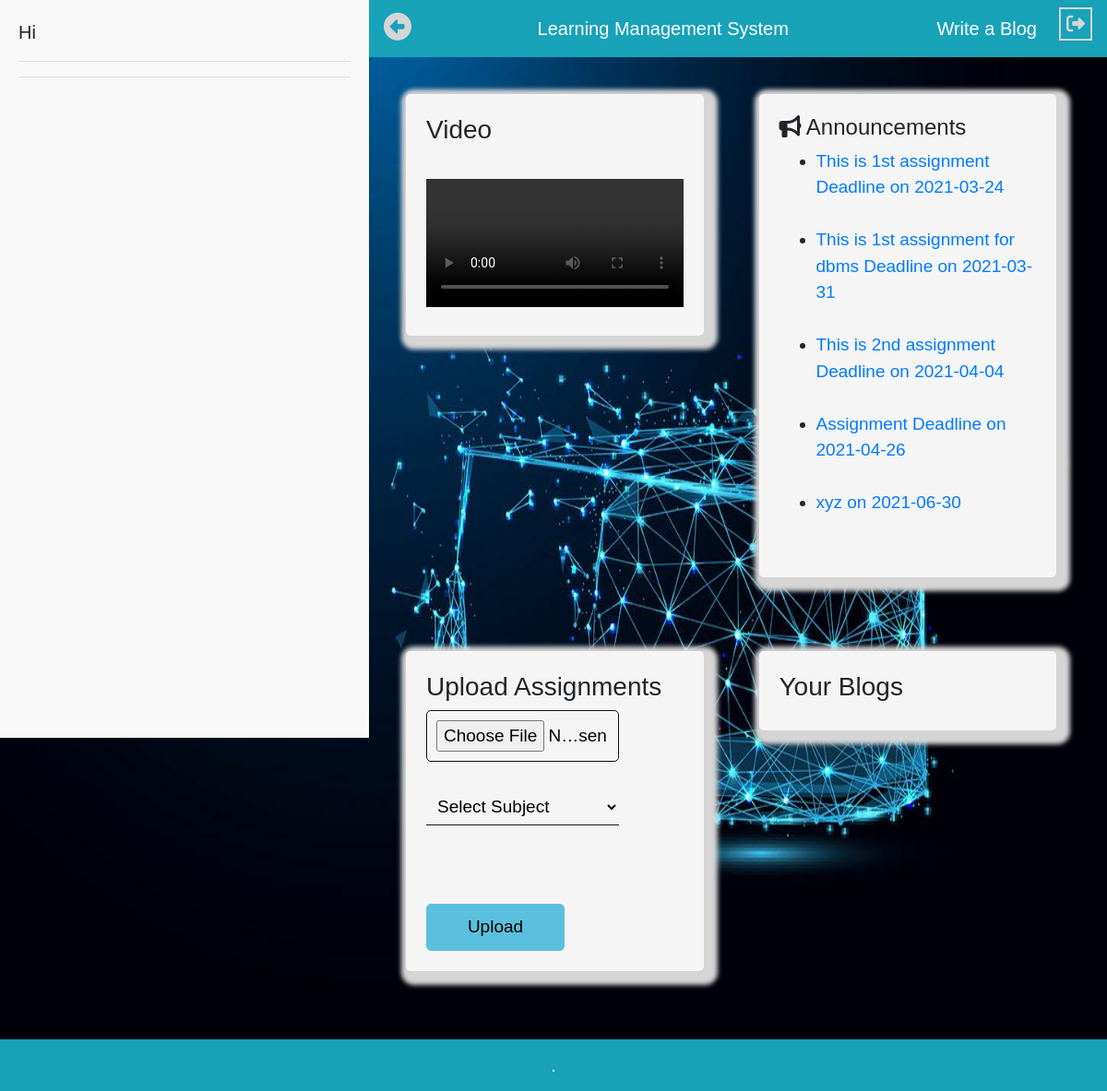
The page /Student/student.php on the database its author committed.
### tables this page shows
CREATE TABLE `assignment` (
  `Assignment_No` int(11) NOT NULL,
  `Description` varchar(500) NOT NULL,
  `Subject_Name` varchar(50) NOT NULL,
  `Unit` int(11) NOT NULL,
  `Teacher_ID` int(11) NOT NULL,
  `Assignment_Deadline` date NOT NULL,
  `Assignment_Given_On` date NOT NULL,
  `filename` varchar(100) NOT NULL
);

CREATE TABLE `seminar` (
  `seminar_id` int(11) NOT NULL,
  `title` varchar(500) NOT NULL,
  `notice` varchar(500) DEFAULT NULL,
  `seminar_date` date NOT NULL
);

### Announcement.php (the view, shortened to what this page needs)
<?php include 'links.php' ?>
  <?php include 'connection.php'; ?>
<?php
    $currenttime=date('Y-m-d');
    $query = "SELECT * FROM assignment WHERE Assignment_Deadline <= '".$currenttime."'";
    $query1 = "SELECT * FROM seminar WHERE seminar_date > '".$currenttime."'";
    $ass=mysqli_query($conn,$query);
    $sem=mysqli_query($conn,$query1);
    echo '<marquee height="150px" direction = "up" onmouseover="this.stop();" onmouseout="this.start();"><ul>';
    while($row=mysqli_fetch_assoc($ass)){
        echo '<li><a href="">'.$row['Description'].'     Deadline on '.$row['Assignment_Deadline'].'</a></li><br>';
    }
    while( $row1 =mysqli_fetch_assoc($sem)){
            echo '<li><a href="'.$row1['notice'].'">'.$row1['title'].'  on '.$row1['seminar_date'].'</a></li><br>';
    }
    echo '</ul></marquee>';
?>

### style.php (style rules this page uses)
body { align-items: center; background-color: #F6F6F6; background-image: url('background.png'); background-repeat: no-repeat; background-attachment: fixed; background-size: 100% 100%; font-family: 'Trebuchet MS', sans-serif; font-size: 20px; -webkit-user-select: none; -moz-user-select: none; -ms-user-select: none; user-select: none; }

### rows shown on the page
assignment: Description "This is 1st assignment", Assignment_Deadline "2021-03-24"
assignment: Description "This is 1st assignment for dbms", Assignment_Deadline "2021-03-31"
assignment: Description "This is 2nd assignment", Assignment_Deadline "2021-04-04"
assignment: Description "Assignment", Assignment_Deadline "2021-04-26"
seminar: title "xyz", seminar_date "2021-06-30"
